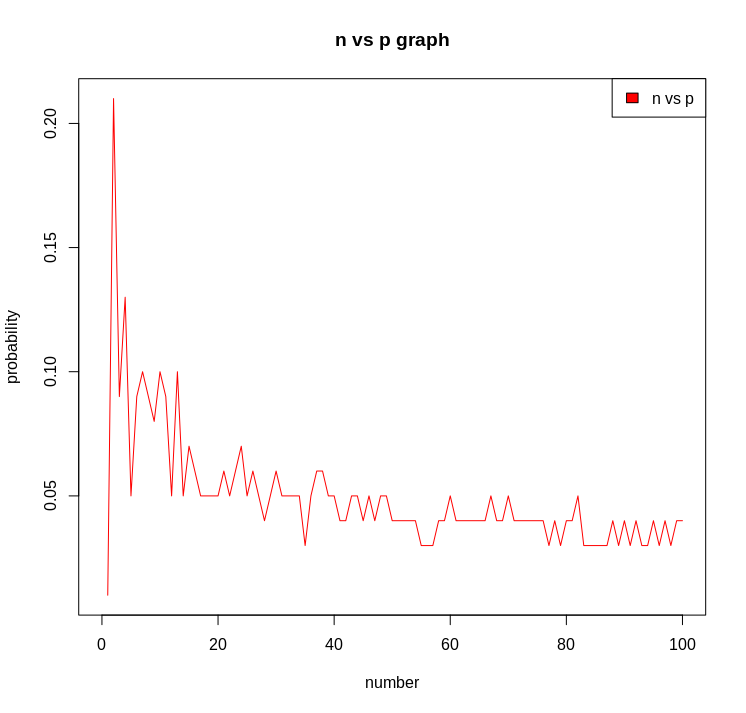

The R source for this figure:
library(igraph)
number <- c()
probability <- c()
for(i in 1:100){
  g6 = make_empty_graph(i)
  for(j in 1:100){
    prob = j/100
    for(k in 1:(i-1)){
      for(l in (k+1):i){
        r = runif(1)
        if(r<=prob){
          g6 = g6+edge(k,l)
        }
      }
    }
    if(is.connected(g6)){
      number <- c(number, i)
      probability <- c(probability, prob)
      break
    }
  }
}
scatter.smooth(number, probability,main="n vs p graph", type = "l", xlim=c(0,100), col="red")

     legend("topright",
            c("n vs p "),
            fill=c("red")
     )


tkplot (g6, vertex.color = "green", edge.color = "red", edge.arrow.size = 0.5, layout = layout_with_kk, rescale=FALSE, xlim=c(-5,5), ylim=c(-5,5), vertex.size=70, vertex.label.color = "black")
